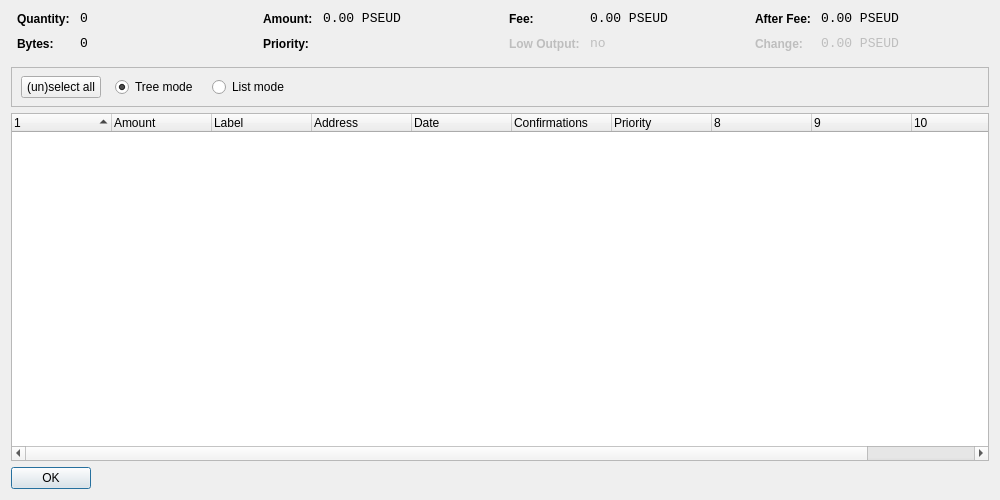
<?xml version="1.0" encoding="UTF-8"?>
<ui version="4.0">
 <class>CoinControlDialog</class>
 <widget class="QDialog" name="CoinControlDialog">
  <property name="geometry">
   <rect>
    <x>0</x>
    <y>0</y>
    <width>1000</width>
    <height>500</height>
   </rect>
  </property>
  <property name="windowTitle">
   <string>Coin Control</string>
  </property>
  <layout class="QVBoxLayout" name="verticalLayout">
   <item>
    <layout class="QHBoxLayout" name="horizontalLayoutTop" stretch="0,0,0,0">
     <property name="topMargin">
      <number>0</number>
     </property>
     <property name="bottomMargin">
      <number>10</number>
     </property>
     <item>
      <layout class="QFormLayout" name="formLayoutCoinControl1">
       <property name="horizontalSpacing">
        <number>10</number>
       </property>
       <property name="verticalSpacing">
        <number>10</number>
       </property>
       <property name="leftMargin">
        <number>6</number>
       </property>
       <property name="rightMargin">
        <number>6</number>
       </property>
       <item row="0" column="0">
        <widget class="QLabel" name="labelCoinControlQuantityText">
         <property name="styleSheet">
          <string notr="true">font-weight:bold;</string>
         </property>
         <property name="text">
          <string>Quantity:</string>
         </property>
        </widget>
       </item>
       <item row="0" column="1">
        <widget class="QLabel" name="labelCoinControlQuantity">
         <property name="font">
          <font>
           <family>Monospace</family>
           <pointsize>10</pointsize>
          </font>
         </property>
         <property name="cursor">
          <cursorShape>IBeamCursor</cursorShape>
         </property>
         <property name="contextMenuPolicy">
          <enum>Qt::ActionsContextMenu</enum>
         </property>
         <property name="text">
          <string>0</string>
         </property>
         <property name="textInteractionFlags">
          <set>Qt::LinksAccessibleByMouse|Qt::TextSelectableByKeyboard|Qt::TextSelectableByMouse</set>
         </property>
        </widget>
       </item>
       <item row="1" column="0">
        <widget class="QLabel" name="labelCoinControlBytesText">
         <property name="styleSheet">
          <string notr="true">font-weight:bold;</string>
         </property>
         <property name="text">
          <string>Bytes:</string>
         </property>
        </widget>
       </item>
       <item row="1" column="1">
        <widget class="QLabel" name="labelCoinControlBytes">
         <property name="font">
          <font>
           <family>Monospace</family>
           <pointsize>10</pointsize>
          </font>
         </property>
         <property name="cursor">
          <cursorShape>IBeamCursor</cursorShape>
         </property>
         <property name="contextMenuPolicy">
          <enum>Qt::ActionsContextMenu</enum>
         </property>
         <property name="text">
          <string>0</string>
         </property>
         <property name="textInteractionFlags">
          <set>Qt::LinksAccessibleByMouse|Qt::TextSelectableByKeyboard|Qt::TextSelectableByMouse</set>
         </property>
        </widget>
       </item>
      </layout>
     </item>
     <item>
      <layout class="QFormLayout" name="formLayoutCoinControl2">
       <property name="horizontalSpacing">
        <number>10</number>
       </property>
       <property name="verticalSpacing">
        <number>10</number>
       </property>
       <property name="leftMargin">
        <number>6</number>
       </property>
       <property name="rightMargin">
        <number>6</number>
       </property>
       <item row="0" column="0">
        <widget class="QLabel" name="labelCoinControlAmountText">
         <property name="styleSheet">
          <string notr="true">font-weight:bold;</string>
         </property>
         <property name="text">
          <string>Amount:</string>
         </property>
        </widget>
       </item>
       <item row="0" column="1">
        <widget class="QLabel" name="labelCoinControlAmount">
         <property name="font">
          <font>
           <family>Monospace</family>
           <pointsize>10</pointsize>
          </font>
         </property>
         <property name="cursor">
          <cursorShape>IBeamCursor</cursorShape>
         </property>
         <property name="contextMenuPolicy">
          <enum>Qt::ActionsContextMenu</enum>
         </property>
         <property name="text">
          <string>0.00 PSEUD</string>
         </property>
         <property name="textInteractionFlags">
          <set>Qt::LinksAccessibleByMouse|Qt::TextSelectableByKeyboard|Qt::TextSelectableByMouse</set>
         </property>
        </widget>
       </item>
       <item row="1" column="0">
        <widget class="QLabel" name="labelCoinControlPriorityText">
         <property name="styleSheet">
          <string notr="true">font-weight:bold;</string>
         </property>
         <property name="text">
          <string>Priority:</string>
         </property>
        </widget>
       </item>
       <item row="1" column="1">
        <widget class="QLabel" name="labelCoinControlPriority">
         <property name="font">
          <font>
           <family>Monospace</family>
           <pointsize>10</pointsize>
          </font>
         </property>
         <property name="cursor">
          <cursorShape>IBeamCursor</cursorShape>
         </property>
         <property name="contextMenuPolicy">
          <enum>Qt::ActionsContextMenu</enum>
         </property>
         <property name="text">
          <string/>
         </property>
         <property name="textInteractionFlags">
          <set>Qt::LinksAccessibleByMouse|Qt::TextSelectableByKeyboard|Qt::TextSelectableByMouse</set>
         </property>
        </widget>
       </item>
      </layout>
     </item>
     <item>
      <layout class="QFormLayout" name="formLayoutCoinControl3">
       <property name="horizontalSpacing">
        <number>10</number>
       </property>
       <property name="verticalSpacing">
        <number>10</number>
       </property>
       <property name="leftMargin">
        <number>6</number>
       </property>
       <property name="rightMargin">
        <number>6</number>
       </property>
       <item row="0" column="0">
        <widget class="QLabel" name="labelCoinControlFeeText">
         <property name="styleSheet">
          <string notr="true">font-weight:bold;</string>
         </property>
         <property name="text">
          <string>Fee:</string>
         </property>
        </widget>
       </item>
       <item row="0" column="1">
        <widget class="QLabel" name="labelCoinControlFee">
         <property name="font">
          <font>
           <family>Monospace</family>
           <pointsize>10</pointsize>
          </font>
         </property>
         <property name="cursor">
          <cursorShape>IBeamCursor</cursorShape>
         </property>
         <property name="contextMenuPolicy">
          <enum>Qt::ActionsContextMenu</enum>
         </property>
         <property name="text">
          <string>0.00 PSEUD</string>
         </property>
         <property name="textInteractionFlags">
          <set>Qt::LinksAccessibleByMouse|Qt::TextSelectableByKeyboard|Qt::TextSelectableByMouse</set>
         </property>
        </widget>
       </item>
       <item row="1" column="0">
        <widget class="QLabel" name="labelCoinControlLowOutputText">
         <property name="enabled">
          <bool>false</bool>
         </property>
         <property name="styleSheet">
          <string notr="true">font-weight:bold;</string>
         </property>
         <property name="text">
          <string>Low Output:</string>
         </property>
        </widget>
       </item>
       <item row="1" column="1">
        <widget class="QLabel" name="labelCoinControlLowOutput">
         <property name="enabled">
          <bool>false</bool>
         </property>
         <property name="font">
          <font>
           <family>Monospace</family>
           <pointsize>10</pointsize>
          </font>
         </property>
         <property name="cursor">
          <cursorShape>IBeamCursor</cursorShape>
         </property>
         <property name="contextMenuPolicy">
          <enum>Qt::ActionsContextMenu</enum>
         </property>
         <property name="text">
          <string>no</string>
         </property>
         <property name="textInteractionFlags">
          <set>Qt::LinksAccessibleByMouse|Qt::TextSelectableByKeyboard|Qt::TextSelectableByMouse</set>
         </property>
        </widget>
       </item>
      </layout>
     </item>
     <item>
      <layout class="QFormLayout" name="formLayoutCoinControl4">
       <property name="horizontalSpacing">
        <number>10</number>
       </property>
       <property name="verticalSpacing">
        <number>10</number>
       </property>
       <property name="leftMargin">
        <number>6</number>
       </property>
       <property name="rightMargin">
        <number>6</number>
       </property>
       <item row="0" column="0">
        <widget class="QLabel" name="labelCoinControlAfterFeeText">
         <property name="styleSheet">
          <string notr="true">font-weight:bold;</string>
         </property>
         <property name="text">
          <string>After Fee:</string>
         </property>
        </widget>
       </item>
       <item row="0" column="1">
        <widget class="QLabel" name="labelCoinControlAfterFee">
         <property name="font">
          <font>
           <family>Monospace</family>
           <pointsize>10</pointsize>
          </font>
         </property>
         <property name="cursor">
          <cursorShape>IBeamCursor</cursorShape>
         </property>
         <property name="contextMenuPolicy">
          <enum>Qt::ActionsContextMenu</enum>
         </property>
         <property name="text">
          <string>0.00 PSEUD</string>
         </property>
         <property name="textInteractionFlags">
          <set>Qt::LinksAccessibleByMouse|Qt::TextSelectableByKeyboard|Qt::TextSelectableByMouse</set>
         </property>
        </widget>
       </item>
       <item row="1" column="0">
        <widget class="QLabel" name="labelCoinControlChangeText">
         <property name="enabled">
          <bool>false</bool>
         </property>
         <property name="styleSheet">
          <string notr="true">font-weight:bold;</string>
         </property>
         <property name="text">
          <string>Change:</string>
         </property>
        </widget>
       </item>
       <item row="1" column="1">
        <widget class="QLabel" name="labelCoinControlChange">
         <property name="enabled">
          <bool>false</bool>
         </property>
         <property name="font">
          <font>
           <family>Monospace</family>
           <pointsize>10</pointsize>
          </font>
         </property>
         <property name="cursor">
          <cursorShape>IBeamCursor</cursorShape>
         </property>
         <property name="contextMenuPolicy">
          <enum>Qt::ActionsContextMenu</enum>
         </property>
         <property name="text">
          <string>0.00 PSEUD</string>
         </property>
         <property name="textInteractionFlags">
          <set>Qt::LinksAccessibleByMouse|Qt::TextSelectableByKeyboard|Qt::TextSelectableByMouse</set>
         </property>
        </widget>
       </item>
      </layout>
     </item>
    </layout>
   </item>
   <item>
    <widget class="QFrame" name="frame">
     <property name="minimumSize">
      <size>
       <width>0</width>
       <height>40</height>
      </size>
     </property>
     <property name="frameShape">
      <enum>QFrame::StyledPanel</enum>
     </property>
     <property name="frameShadow">
      <enum>QFrame::Sunken</enum>
     </property>
     <widget class="QWidget" name="horizontalLayoutWidget">
      <property name="geometry">
       <rect>
        <x>10</x>
        <y>0</y>
        <width>781</width>
        <height>41</height>
       </rect>
      </property>
      <layout class="QHBoxLayout" name="horizontalLayoutPanel" stretch="0,0,0,0,0">
       <property name="spacing">
        <number>14</number>
       </property>
       <item>
        <widget class="QPushButton" name="pushButtonSelectAll">
         <property name="sizePolicy">
          <sizepolicy hsizetype="Maximum" vsizetype="Fixed">
           <horstretch>0</horstretch>
           <verstretch>0</verstretch>
          </sizepolicy>
         </property>
         <property name="text">
          <string>(un)select all</string>
         </property>
        </widget>
       </item>
       <item>
        <widget class="QRadioButton" name="radioTreeMode">
         <property name="sizePolicy">
          <sizepolicy hsizetype="Maximum" vsizetype="Fixed">
           <horstretch>0</horstretch>
           <verstretch>0</verstretch>
          </sizepolicy>
         </property>
         <property name="text">
          <string>Tree mode</string>
         </property>
         <property name="checked">
          <bool>true</bool>
         </property>
        </widget>
       </item>
       <item>
        <widget class="QRadioButton" name="radioListMode">
         <property name="sizePolicy">
          <sizepolicy hsizetype="Maximum" vsizetype="Fixed">
           <horstretch>0</horstretch>
           <verstretch>0</verstretch>
          </sizepolicy>
         </property>
         <property name="text">
          <string>List mode</string>
         </property>
        </widget>
       </item>
       <item>
        <spacer name="horizontalSpacer">
         <property name="orientation">
          <enum>Qt::Horizontal</enum>
         </property>
         <property name="sizeHint" stdset="0">
          <size>
           <width>40</width>
           <height>20</height>
          </size>
         </property>
        </spacer>
       </item>
      </layout>
     </widget>
    </widget>
   </item>
   <item>
    <widget class="CoinControlTreeWidget" name="treeWidget">
     <property name="contextMenuPolicy">
      <enum>Qt::CustomContextMenu</enum>
     </property>
     <property name="sortingEnabled">
      <bool>false</bool>
     </property>
     <property name="columnCount">
      <number>11</number>
     </property>
     <attribute name="headerShowSortIndicator" stdset="0">
      <bool>true</bool>
     </attribute>
     <attribute name="headerStretchLastSection">
      <bool>false</bool>
     </attribute>
     <column>
      <property name="text">
       <string/>
      </property>
     </column>
     <column>
      <property name="text">
       <string>Amount</string>
      </property>
     </column>
     <column>
      <property name="text">
       <string>Label</string>
      </property>
     </column>
     <column>
      <property name="text">
       <string>Address</string>
      </property>
     </column>
     <column>
      <property name="text">
       <string>Date</string>
      </property>
     </column>
     <column>
      <property name="text">
       <string>Confirmations</string>
      </property>
      <property name="toolTip">
       <string>Confirmed</string>
      </property>
     </column>
     <column>
      <property name="text">
       <string>Priority</string>
      </property>
     </column>
     <column>
      <property name="text">
       <string/>
      </property>
     </column>
     <column>
      <property name="text">
       <string/>
      </property>
     </column>
     <column>
      <property name="text">
       <string/>
      </property>
     </column>
     <column>
      <property name="text">
       <string/>
      </property>
     </column>
    </widget>
   </item>
   <item>
    <widget class="QDialogButtonBox" name="buttonBox">
     <property name="sizePolicy">
      <sizepolicy hsizetype="Maximum" vsizetype="Fixed">
       <horstretch>0</horstretch>
       <verstretch>0</verstretch>
      </sizepolicy>
     </property>
     <property name="orientation">
      <enum>Qt::Horizontal</enum>
     </property>
     <property name="standardButtons">
      <set>QDialogButtonBox::Ok</set>
     </property>
    </widget>
   </item>
  </layout>
 </widget>
 <customwidgets>
  <customwidget>
   <class>CoinControlTreeWidget</class>
   <extends>QTreeWidget</extends>
   <header>coincontroltreewidget.h</header>
  </customwidget>
 </customwidgets>
 <resources/>
 <connections/>
</ui>
